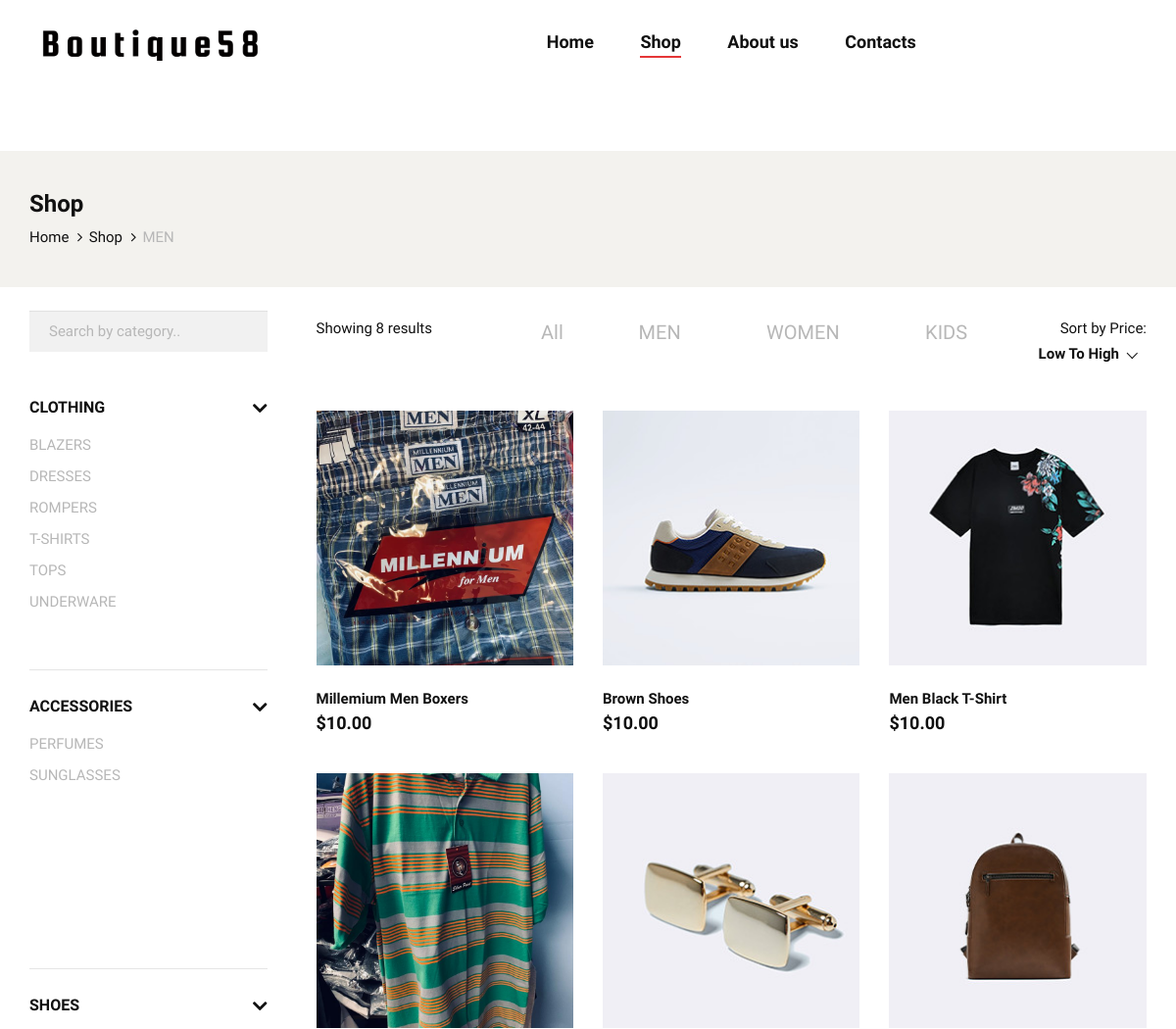
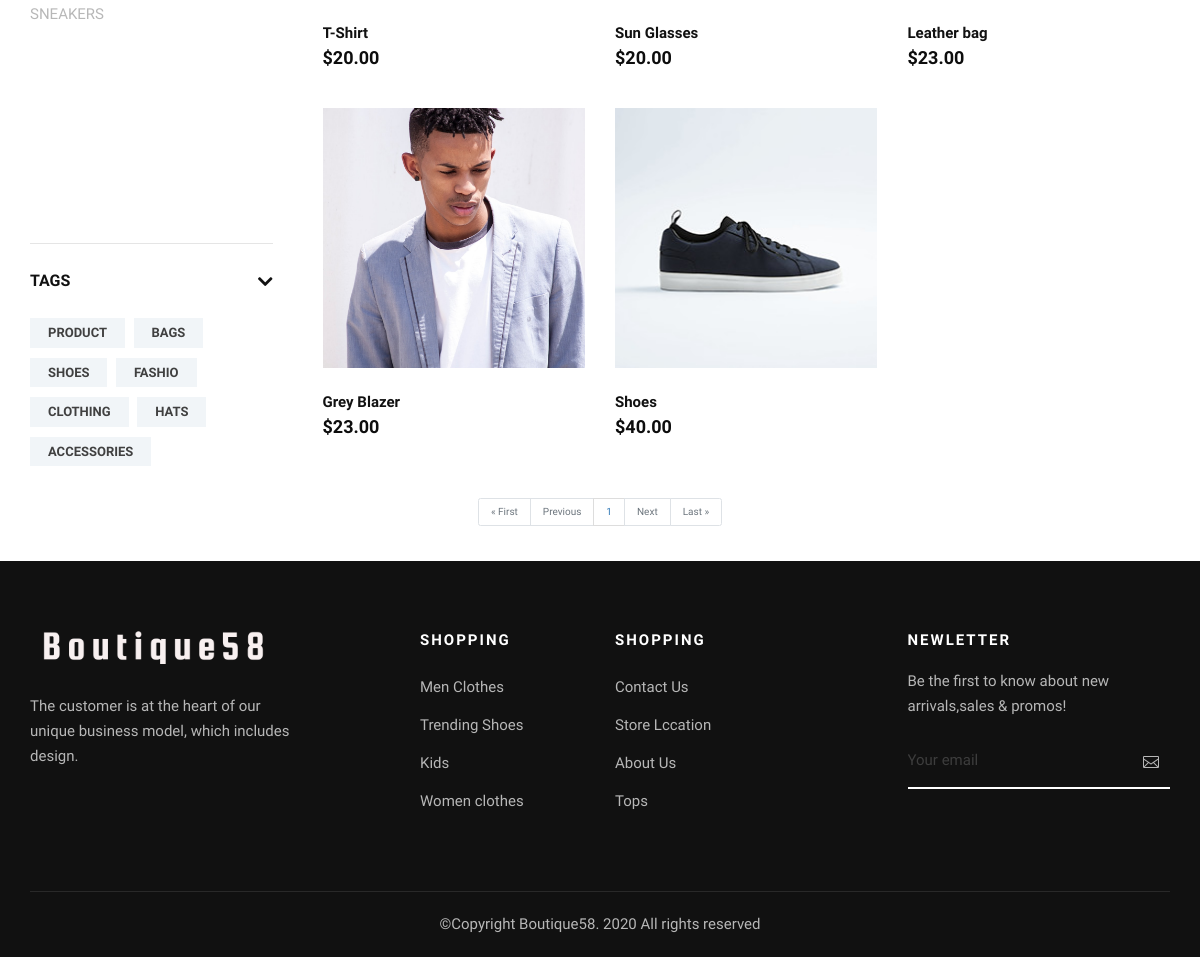
Page /gender/men/ on the committed database (2 pictures, top to bottom).
### store/models.py (models this page shows)
class Item(models.Model):
    name = models.CharField(max_length=50)
    Product_Img = models.ImageField(upload_to='images/')
    Price = models.DecimalField(max_digits=19, decimal_places=2)
    category_type=models.CharField(max_length=64,default="",choices=TYPE)
    categories=models.CharField(max_length=64,default="",choices=CATEGORIES)
    date = models.DateTimeField(default=datetime.now())
    gender=models.CharField(max_length=64,default="",choices=GENDER)

### store/views.py (the view, shortened to what this page needs)
# urls.py: path("gender/<str:gender>/", views.gender, name="gender"),
def gender(request,gender):
	if gender=="all":
		return HttpResponseRedirect(reverse("shop"))
	gender=gender.upper()
	posts=Item.objects.filter(gender=gender).order_by('Price')
	paginator = Paginator(posts, 12)
	page_number = request.GET.get('page')
	page_obj = paginator.get_page(page_number)
	categories=Item.objects.values_list('categories',flat=True)
	categories=list(categories)
	categories = list(dict.fromkeys(categories))
	categories=sorted(categories)
	accesories=Item.objects.filter(category_type="ACCESSORIES").values_list('categories',flat=True)
	clothing=Item.objects.filter(category_type="CLOTHING").values_list('categories',flat=True)
	shoes=Item.objects.filter(category_type="SHOES").values_list('categories',flat=True)
	accesories=list(accesories)
	accesories = list(dict.fromkeys(accesories))
	accesories=sorted(accesories)
	clothing=list(clothing)
	clothing = list(dict.fromkeys(clothing))
	clothing=sorted(clothing)
	shoes=list(shoes)
	shoes = list(dict.fromkeys(shoes))
	shoes=sorted(shoes)
	return render(request, "store/gender.html",{'page_obj': page_obj,"count":Item.objects.filter(gender=gender).order_by('Price').count(),"order":"ascending",
	"categories":categories,"gender":gender,"accessories":accesories,"clothing":clothing,"shoes":shoes})

### store/templates/store/gender.html (shortened to what this page needs)
{% extends "store/layout.html" %}
{% load static %}
{% block body %}
<link rel="stylesheet" href="https://maxcdn.bootstrapcdn.com/bootstrap/3.4.1/css/bootstrap.min.css">
  <link rel="stylesheet" href="{% static 'css/bootstrap.min.css' %}" type="text/css">
  <link rel="stylesheet" href="{% static 'css/font-awesome.min.css' %}" type="text/css">
  <link rel="stylesheet" href="{% static 'css/elegant-icons.css' %}" type="text/css">
  <link rel="stylesheet" href="{% static 'css/magnific-popup.css' %}" type="text/css">
  <link rel="stylesheet" href="{% static 'css/nice-select.css' %}" type="text/css">
  <link rel="stylesheet" href="{% static 'css/owl.carousel.min.css' %}" type="text/css">
  <link rel="stylesheet" href="{% static 'css/slicknav.min.css' %}" type="text/css">
  <link rel="stylesheet" href="{% static 'css/style.css'%}" type="text/css">
    <section class="breadcrumb-option">
        <div class="container">
            <div class="row">
                <div class="col-lg-12">
                    <div class="breadcrumb__text">
                        <h4>Shop</h4>
                        <div class="breadcrumb__links">
                            <a href="{%url 'index'%}">Home</a>
                            <a href="{%url 'shop'%}">Shop</a>
                            <span>{{gender}}</span>
                        </div>
                    </div>
                </div>
            </div>
        </div>
    </section>
    <br>
    <br>
    <section class="shop spad">
        <div class="container">
            <div class="row">
                <div class="col-lg-3">
                    <div class="shop__sidebar">
                        <div class="shop__sidebar__search">
                            <form autocomplete="off">
                                <div class="dropdown">
                                  <input class="form-control dropdown-toggle " id="myInput"  data-toggle="dropdown" type="text" placeholder="Search by category..">
                                </div>
                                </form>
                        </div>
                        <div class="shop__sidebar__accordion">
                            <div class="accordion" id="accordionExample">
                                <div class="card">
                                    <div class="card-heading">
                                        <a data-toggle="collapse" data-target="#collapseOne">Clothing</a>
                                    </div>
                                    <div id="collapseOne" class="collapse show " data-parent="#accordionExample">
                                        <div class="card-body">
                                            <div class="shop__sidebar__categories">
                                                <ul class="nice-scroll">
                                                    {%for category in clothing%}
                                                    <li><a  class="cat {{category}}" href="{%url 'gender_category' gender category%}">{{category}} </a></li>
                                                    {%endfor%}
                                                </ul>
                                            </div>
                                        </div>
                                    </div>
                                </div>
                                <div class="card">
                                    <div class="card-heading">
                                        <a data-toggle="collapse" data-target="#collapseTwo">Accessories</a>
                                    </div>
                                    <div id="collapseTwo" class="collapse show" data-parent="#accordionExample">
                                        <div class="card-body">
                                            <div class="shop__sidebar__categories">
                                                <ul class="nice-scroll">
                                                    {%for category in accessories%}
                                                    <li><a  class="cat {{category}}" href="{%url 'gender_category' gender category%}">{{category}} </a></li>
                                                    {%endfor%}
                                                </ul>
                                            </div>
                                        </div>
                                    </div>
                                </div>
                                <div class="card">
                                    <div class="card-heading">
                                        <a data-toggle="collapse" data-target="#collapseThree">Shoes</a>
                                    </div>
                                    <div id="collapseThree" class="collapse show" data-parent="#accordionExample">
                                        <div class="card-body">
                                            <div class="shop__sidebar__categories">
                                                <ul class="nice-scroll">
                                                    {%for category in shoes%}
                                                    <li><a  class="cat {{category}}" href="{%url 'gender_category' gender category%}">{{category}} </a></li>
                                                    {%endfor%}
                                                </ul>
                                            </div>
                                        </div>
                                    </div>
                                </div>
                                <div class="card">
                                    <div class="card-heading">
                                        <a data-toggle="collapse" data-target="#collapseSix">Tags</a>
                                    </div>
                                    <div id="collapseSix" class="collapse show" data-parent="#accordionExample">
                                        <div class="card-body">
                                            <div class="shop__sidebar__tags">
                                                <a href="#">Product</a>
                                                <a href="#">Bags</a>
                                                <a href="#">Shoes</a>
                                                <a href="#">Fashio</a>
                                                <a href="#">Clothing</a>
                                                <a href="#">Hats</a>
                                                <a href="#">Accessories</a>
                                            </div>
                                        </div>
                                    </div>
                                </div>
                            </div>
                        </div>
                    </div>
                </div>
                <div class="col-lg-9">
                    <div class="shop__product__option">
                        <div class="row">
                            <div class="col-lg-3 col-md-3 col-sm-3">
                                <div class="shop__product__option__left">
                                    <p class="check">Showing {% if page_obj.has_next %}1–12 of {%endif%} {{count}} results</p>
                                </div>
                            </div>
                            <div class="col-lg-1 col-md-1 col-sm-1">
                                <div class="shop__product__option__right">
                                    <h4  style="text-align: center;"><a class="gender all" href="{% url 'gender' 'all'%}">All</a></h4>
                                </div>
                            </div>
                            <div class="col-lg-2 col-md-2 col-sm-2">
                                <div class="shop__product__option__right">
                                    <h4 style="text-align: center;"><a class="gender men" href="{% url 'gender' 'men'%}">MEN</a></h4>
                                </div>
                            </div>
                            <div class="col-lg-2 col-md-2 col-sm-2">
                                <div class="shop__product__option__right">
                                    <h4 style="text-align: center;"><a class="gender women" href="{% url 'gender' 'women'%}">WOMEN</a> </h4>
                                </div>
                            </div>
                            <div class="col-lg-2 col-md-2 col-sm-2">
                                <div class="shop__product__option__right">
                                    <h4 style="text-align: center;" ><a class="gender kids" href="{% url 'gender' 'kids'%}">KIDS</a></h4>
                                </div>
                            </div>
                            <div class="col-lg-2 col-md-2 col-sm-2">
                                <form  action="" method="POST">
                                <div class="shop__product__option__right">
                                    <p>Sort by Price:</p>
                                </div>
                            </form>
                            </div>
                        </div>
                    </div>
                    <div class="row">
                        {% for product in  page_obj %}
                        <div class="col-lg-4 col-md-6 col-sm-6">
                            <div class="product__item">
                                <div class="product__item__pic set-bg" data-setbg="{{product.Product_Img.url}}">
                                </div>
                                <div class="product__item__text">
                                    <h6>{{product.name}}</h6>
                                    <h5>${{product.Price}}</h5>
                                </div>
                            </div>
                        </div>
                        {%endfor%}
                    </div>
                </div>
            </div>
        </div>
    </section>
    <div class="container">
        <ul class="pagination justify-content-center">
            {% if page_obj.has_previous %}
                <li class="page-item"><a href="?page=1" class="page-link">&laquo; First</a></li>
                <li class="page-item"><a href="?page={{ page_obj.previous_page_number }}" class="page-link">Previous</a></li>
            {% else %}
            <li class="page-item disabled"><a class="page-link">&laquo; First</a></li>
            <li class="page-item disabled"><a class="page-link">Previous</a></li>
            {% endif %}
                <li class="page-item"><a class="page-link">{{ page_obj.number }}</a></li>
            {% if page_obj.has_next %}
            <li class="page-item"><a href="?page={{ page_obj.next_page_number }}" class="page-link">Next</a></li>
            <li class="page-item"><a href="?page={{ page_obj.paginator.num_pages }}" class="page-link">Last &raquo;</a></li>
            {% else %}
            <li class="page-item disabled"><a class="page-link">Next</a></li>
            <li class="page-item disabled"><a class="page-link">Last &raquo;</a></li>
            {% endif %}
        </ul>
    </div>
    <br>
    {%endblock%}

### rows in the picture
Item: shows a picture, name "Millemium Men Boxers", Price "10.00"
Item: shows a picture, name "Brown Shoes", Price "10.00"
Item: shows a picture, name "Men Black T-Shirt", Price "10.00"
Item: shows a picture, name "T-Shirt", Price "20.00"
Item: shows a picture, name "Sun Glasses", Price "20.00"
Item: shows a picture, name "Leather bag", Price "23.00"
Item: shows a picture, name "Grey Blazer", Price "23.00"
Item: shows a picture, name "Shoes", Price "40.00"

### other values in the picture
{{ gender }} "MEN"
{{ category }} "BLAZERS" "DRESSES" "ROMPERS" "T-SHIRTS" "TOPS" "UNDERWARE"
{{ category }} "PERFUMES" "SUNGLASSES"
{{ category }} "SNEAKERS"
{{ count }} "8"
{{ page_obj.number }} "1"
